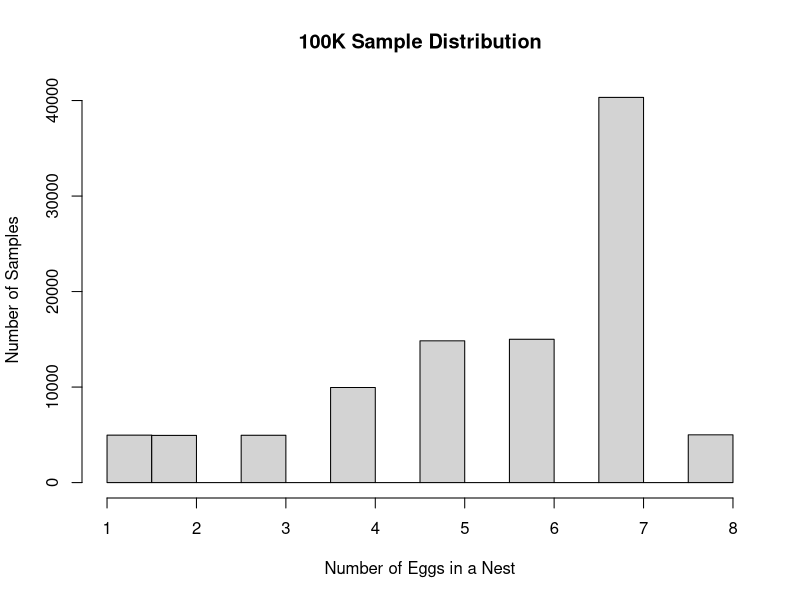
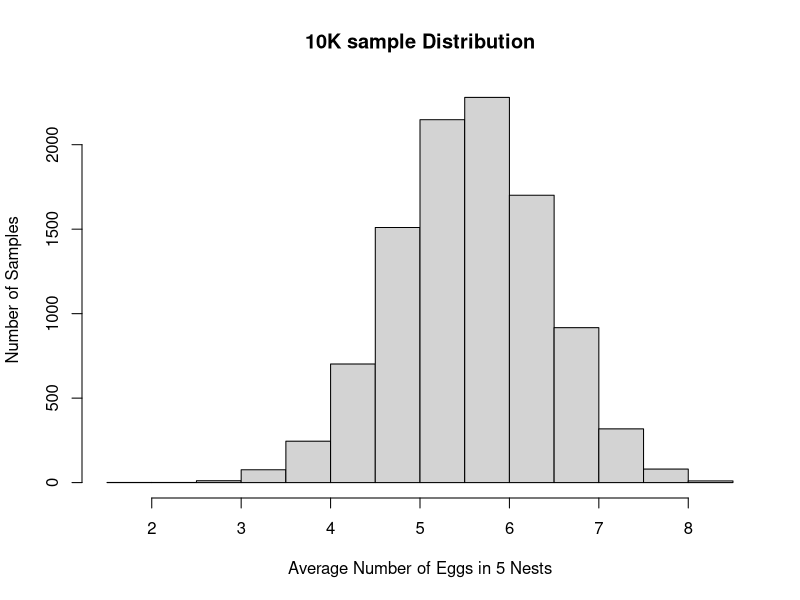
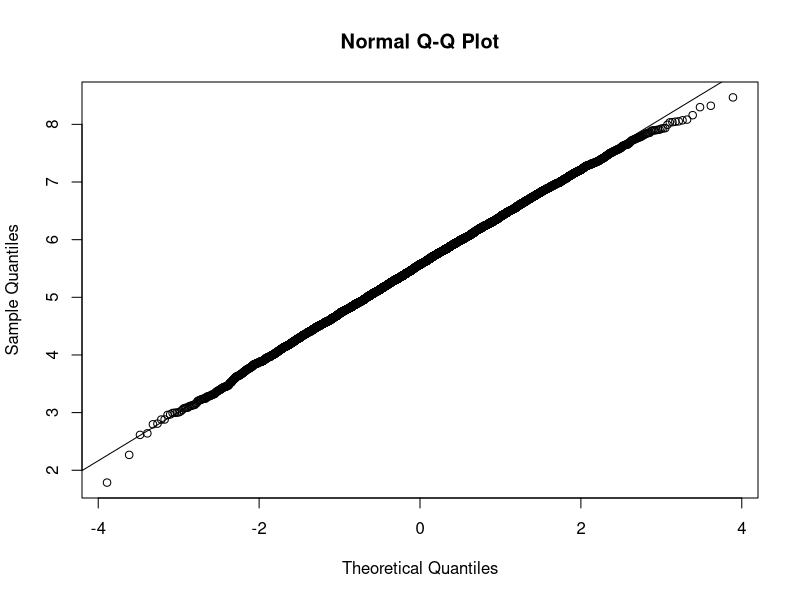

R code for these plots, in order: (Note: this script raises an error after producing the figures.)
#Derek Yang
#ID:63118832
#STATS 67
#Project 2

#1.
#Expected Value
e<-sum(c(1*.05,2*.05,3*.05,4*.1,5*.15,6*.15,7*.4,8*.05))
e
#Standard Deviation
sd<-sqrt(sum(((1-e)^2)*.05,((2-e)^2)*.05,((3-e)^2)*.05,((4-e)^2)*.1,((5-e)^2)*.15,((6-e)^2)*.15,((7-e)^2)*.4,((8-e)^2)*.05))
sd

#2.
s100k<-sample(seq(1:8), size = 100000, replace = T, prob=c(.05,.05,.05,.1,.15,.15,.4,.05))
hist(s100k,main="100K Sample Distribution",xlab="Number of Eggs in a Nest",ylab="Number of Samples")

#3.
##c.
s10k<-rep(NA,10000)
for(i in 1:10000)
  s10k[i]<-mean(rnorm(5,5.55,1.856744))
hist(s10k,main="10K sample Distribution",xlab="Average Number of Eggs in 5 Nests",ylab="Number of Samples")

##d
qqnorm(s10k)
qqline(s10k)

##e


##f     
pci10k<-rep(NA,10000)
nci10k<-rep(NA,10000)
for(i in 1:10000){
  ci10k<-1.96*(1.856744/sqrt(5))
  pci[i]<-mean(s10k)+ci10k
  nci[i]<-mean(s10k)-ci10k
}
mean(pci)
mean(nci)

#4
s250<-rnorm(250,mean=5.55,sd=1.856744)
hist(s250,main="Histogram for Sample Size 250", xlab="Number of Eggs in Nest", ylab="Number of Samples")
qqnorm(s250)
qqline(s250)

##b###ii
count<-0
nci<-rep(NA,10000)
pci<-rep(NA,10000)
for(i in 1:10000){
y<-rnorm(250,mean=5.55,sd=1.856744)
ci<-1.96*(1.856744/sqrt(250))
pci[i]<-mean(y)+ci
nci[i]<-mean(y)-ci
if(nci[i] <= 5.55 && pci[i] >=5.55)
  count<-count+1
}
mean(nci)
mean(pci)
count

##c
nreject<-0
reject<-0
for(i in 1:10000){
  hyptest<-mean(rnorm(250,mean=5.55,sd=1.856744))
  ztest<-(hyptest-5.55)/(1.856744/sqrt(250))
  if(ztest>1.96 | ztest< -1.96)
    {reject<-reject+1}
  else
    {nreject<-nreject+1}
}
reject 
nreject
